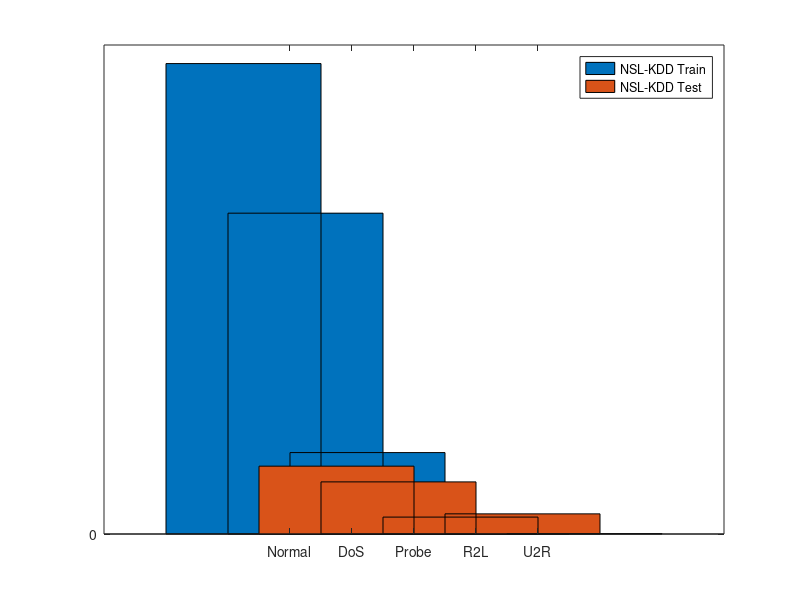

The MATLAB script that drew this image:
close all;
clear variables;

load('Dataset/X_Train.mat');
load('Dataset/Y_Train.mat');
load('Dataset/X_Test.mat');
load('Dataset/Y_Test.mat');
Y_Train = Y_Train';
Y_Test = Y_Test';

Normal_train = length(find(Y_Train(1,:) == 1));
DoS_train = length(find(Y_Train(2,:) == 1));
Probe_train = length(find(Y_Train(3,:) == 1));
U2R_train = length(find(Y_Train(4,:) == 1));
R2L_train = length(find(Y_Train(5,:) == 1));

% indexes = (find(Y_Test(6,:) == 2));
Y_Test = Y_Test(1:5,:);
Normal_test = length(find(Y_Test(1,:) == 1));
DoS_test = length(find(Y_Test(2,:) == 1));
Probe_test = length(find(Y_Test(3,:) == 1));
U2R_test = length(find(Y_Test(4,:) == 1));
R2L_test = length(find(Y_Test(5,:) == 1));

xtl = {'Normal' 'DoS' 'Probe' 'R2L' 'U2R'};
data = [Normal_train Normal_test; DoS_train DoS_test; Probe_train Probe_test; U2R_train U2R_test; R2L_train R2L_test];
figure(1);
hb = bar(data,2);
set(gca, 'XtickLabel', xtl);
set(gca, 'YTick', [0:10:2.2], 'YTickLabel',[0:10:1]+0);
legend('NSL-KDD Train','NSL-KDD Test','Location','northeast');